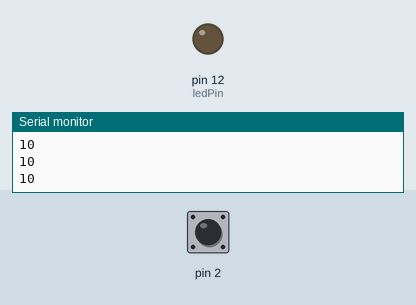
Recording of a sketch running on a simulated Arduino Uno, built with avr-gcc and run on an emulated ATmega328P. Parts: output pins drawn as LEDs (lit = HIGH), the last lines printed to the serial monitor. The test bench sets the inputs (shaded band); at power-on: pin 2 HIGH.

Above: at 1.2 s.
1.3 s: pin 2 pulled LOW for 0.15 s
At 1.38 s:
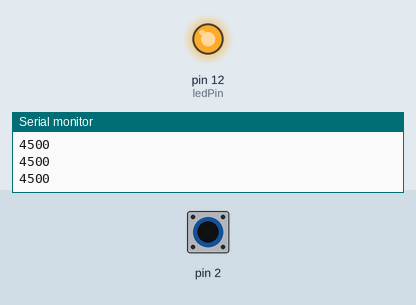
2.9 s: pin 2 pulled LOW for 3.2 s
At 7.3 s:
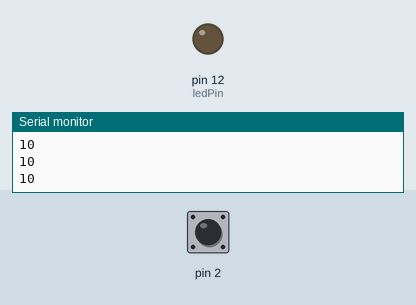
Timing chart, 0 to 8.8 s (numbered marks = the images above; inputs shaded):
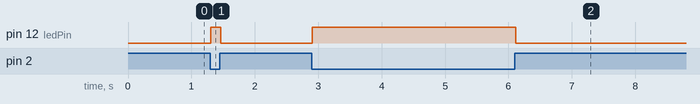

Measured:
- after the input at 1.3 s, pin 12 (ledPin): LOW → HIGH at once, → LOW 0.16 s later
- after the input at 2.9 s, pin 12 (ledPin): LOW → HIGH at once, → LOW 3.2 s later

The sketch:

project13.ino
```cpp
#include <CapacitiveSensor.h>
// mer information: https://www.arduino.cc/reference/en/libraries/capacitivesensor/
// skapa en representation av en kapacitiv sensor som kopplas till pin 4 och 2
CapacitiveSensor capSensor = CapacitiveSensor(4, 2);
// tröskelvärde för att lysdiod ska tändas
// välj så att det är större än värden då sensorn inte vidrörs
// välj så att det är mindre an värden så sensor vidrörs
int threshold = 1000;
const int ledPin = 12;

void setup() {
  Serial.begin(9600);
  pinMode(ledPin, OUTPUT);

}

void loop() {
  // Avläs sensorn 30 gånger och separa ett medelvärde.
  long sensorValue = capSensor.capacitiveSensor(30);
  Serial.println(sensorValue);

  if (sensorValue > threshold)
  {
    digitalWrite(ledPin, HIGH);
  }
  else
  {
    digitalWrite(ledPin, LOW);
  }
  delay(10);
}
```
